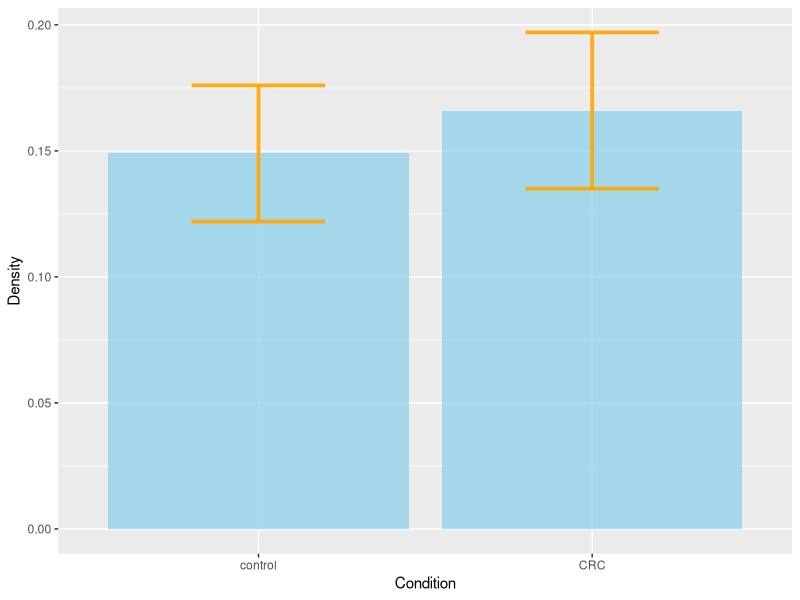

Here is the R script that generated this plot:
# Load ggplot2
library(ggplot2)

# create dummy data
data <- data.frame(
  Condition=c("CRC", "control"),
  Density=c(0.166, 0.149),
  sd=c(0.031, 0.027)
)

data
pdf(file="density.pdf")
# Most basic error bar
ggplot(data) +
    geom_bar( aes(x=Condition, y=Density), stat="identity", fill="skyblue", alpha=0.7) +
    geom_errorbar( aes(x=Condition, ymin=Density-sd, ymax=Density+sd), width=0.4, colour="orange", alpha=0.9, size=1.3)


dev.off()